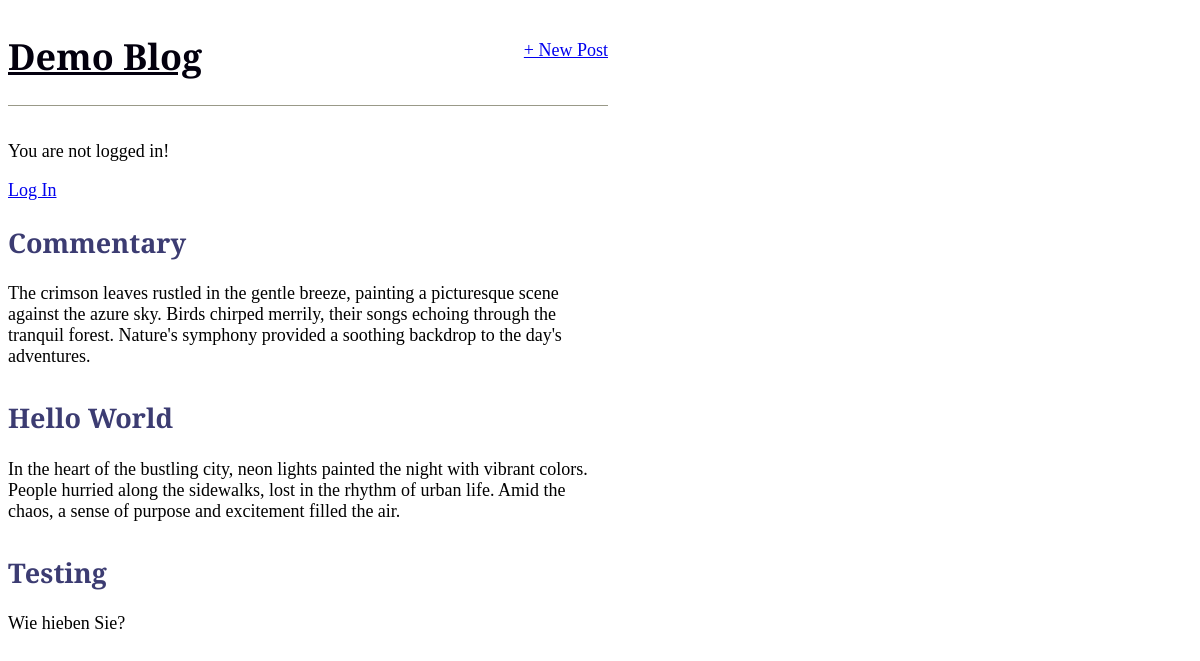
The app's page /, older data.
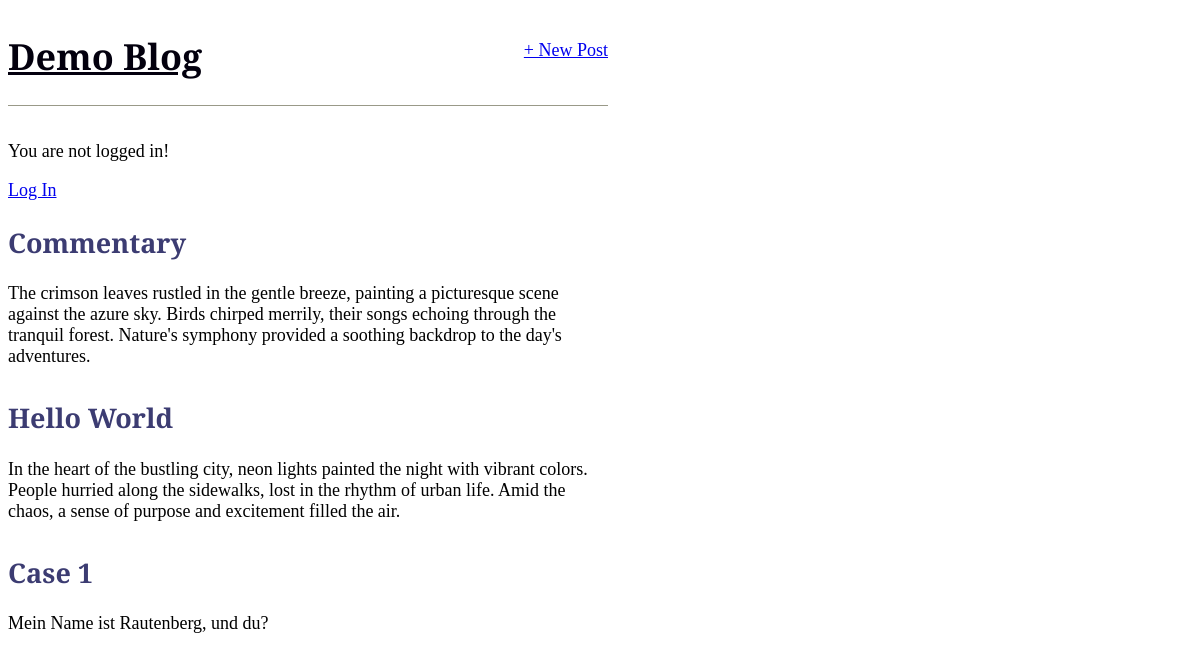
The same page, newer data.
### demo/models.py (models this page shows, shortened)
class Post(models.Model):
    title = models.CharField(max_length=200)
    author = models.ForeignKey(
        "auth.User",
        on_delete=models.CASCADE,
    )
    body = models.TextField()

### demo/views.py (the view)
# urls.py: path("", DemoViews.as_view(), name="home"),
class DemoViews(ListView):
    model = Post
    template_name = "home.html"

### templates/home.html
{% extends 'base.html' %}
{% block content %}
{% for post in object_list %}
<div class="post-entry">
    <h2>
        <a href="{% url 'post_detail' post.pk %}">{{ post.title }}</a>
    </h2>
    <p>{{ post.body }}</p>
</div>
{% endfor %}
{% endblock content %}

Row changes from the older to the newer data that the page shows:
removed Post: title "Testing", body "Wie hieben Sie?"
added Post: title "Case 1", body "Mein Name ist Rautenberg, und du?"
